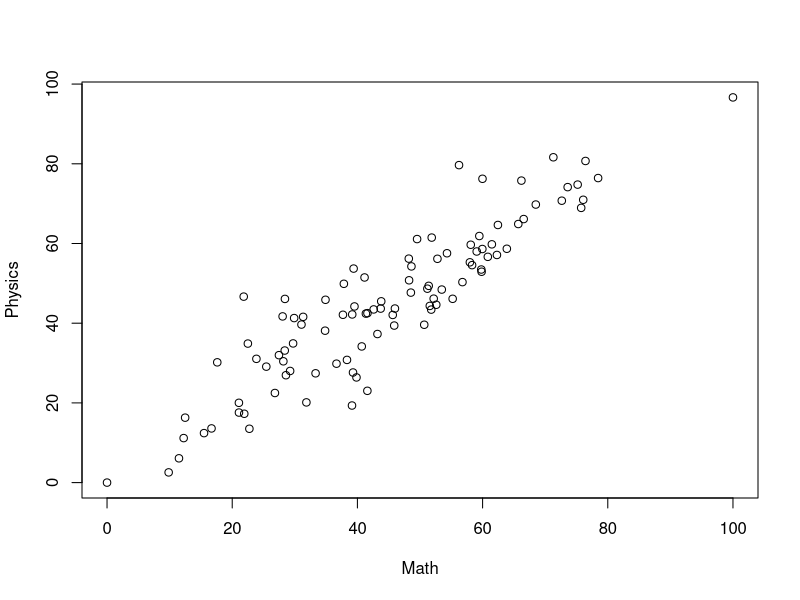
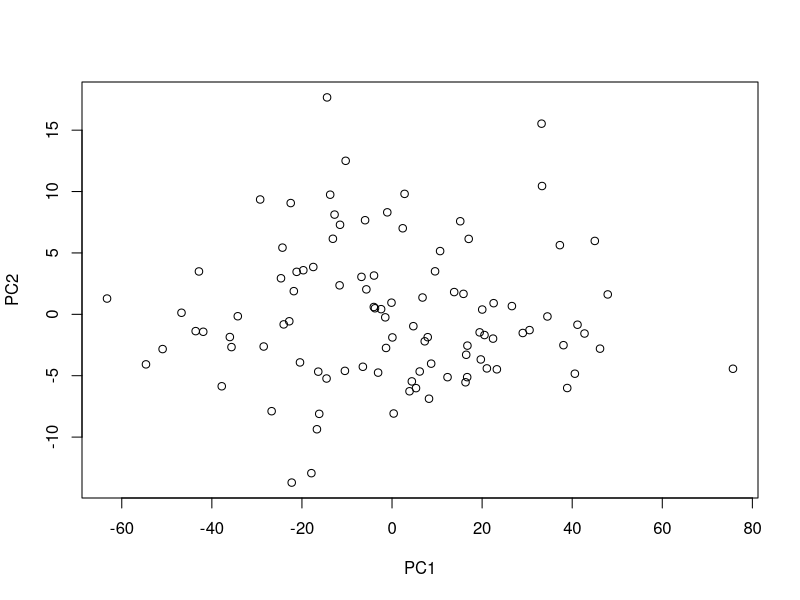
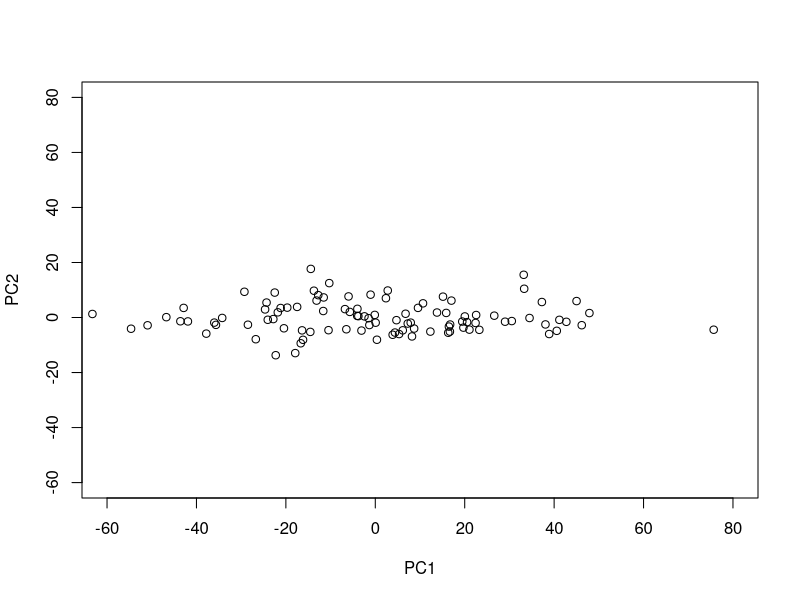
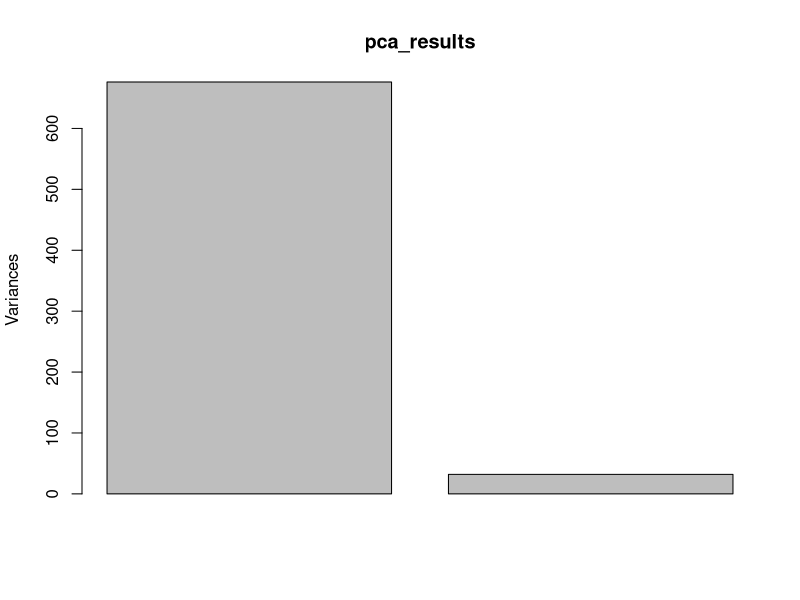
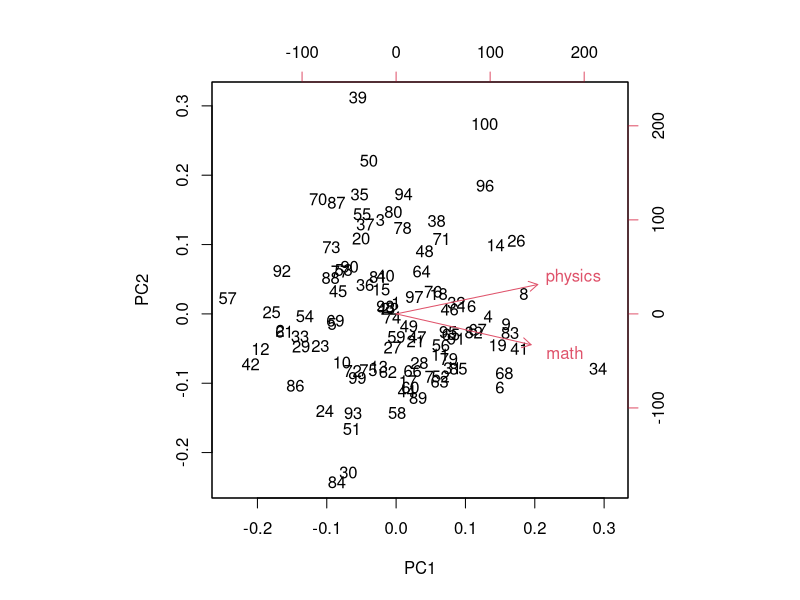

These figures' R source, in order:
## ---- chunk 1
library(scales)
library(dplyr)
knitr::opts_chunk$set(echo = TRUE)
## ---- chunk 2
set.seed(1337)
mathScore <- rescale(rnorm(100), to = c(0, 100))
physicsScore <- mathScore + rnorm(100, sd = 8)

allTestResults <- data.frame(math = mathScore, physics = physicsScore)

#Get rid of negative test results, and results > 100:
#Throws error if no values less than 0, or greater than 100. Do proper error handling one day.
allTestResults[allTestResults$physics < 0, ]$physics <- 0
# allTestResults[allTestResults$physics > 100, ]$physics <- 100

plot(allTestResults$math, allTestResults$physics, xlab = "Math", ylab = "Physics")
## ---- chunk 3
cor(allTestResults$math, allTestResults$physics)
## ---- chunk 4
pca_results <- prcomp(allTestResults, center = TRUE) #Don't need to scale, since both axes already on same scale, but centering is NB

print (pca_results)
plot(pca_results$x)
## ---- chunk 5
# Let's scale the plot:
plot(pca_results$x, xlim = c(-60, 80), ylim = c(-60, 80))
## ---- chunk 6
screeplot(pca_results)
## ---- chunk 7
pov <- pca_results$sdev^2/sum(pca_results$sdev^2)
## ---- chunk 8
biplot(pca_results)
## ---- chunk 9
# allTestResults[8, ]
# allTestResults[34, ]
# allTestResults[100, ]
# allTestResults[57, ]
# allTestResults[84, ]
# allTestResults[39, ]
## ---- chunk 10
allTestResults[8, ]
allTestResults[34, ]
allTestResults[100, ]
allTestResults[57, ]
allTestResults[84, ]
allTestResults[39, ]
